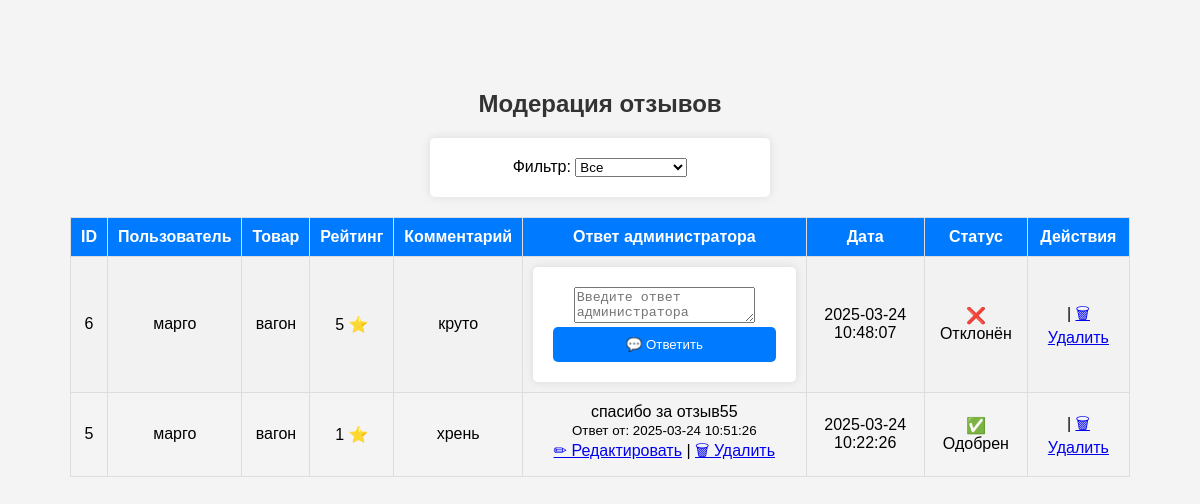
Screenshot of /admin/reviews.php (signed in) with the database file from the repository.
### tables this page shows
CREATE TABLE `reviews` (
  `id` int(11) NOT NULL AUTO_INCREMENT,
  `product_id` int(11) NOT NULL,
  `user_id` int(11) NOT NULL,
  `rating` int(11) DEFAULT NULL CHECK (`rating` between 1 and 5),
  `comment` text DEFAULT NULL,
  `image` varchar(255) DEFAULT NULL,
  `created_at` timestamp NOT NULL DEFAULT current_timestamp(),
  `status` enum('pending','approved','rejected') DEFAULT 'pending',
  `admin_response` text DEFAULT NULL,
  `response_date` timestamp NULL DEFAULT NULL,
  PRIMARY KEY (`id`),
  KEY `product_id` (`product_id`),
  KEY `user_id` (`user_id`),
  CONSTRAINT `reviews_ibfk_1` FOREIGN KEY (`product_id`) REFERENCES `products` (`id`) ON DELETE CASCADE,
  CONSTRAINT `reviews_ibfk_2` FOREIGN KEY (`user_id`) REFERENCES `users` (`id`) ON DELETE CASCADE
);

CREATE TABLE `users` (
  `id` int(11) NOT NULL AUTO_INCREMENT,
  `name` varchar(255) NOT NULL,
  `email` varchar(100) NOT NULL,
  `password` varchar(255) NOT NULL,
  `created_at` timestamp NOT NULL DEFAULT current_timestamp(),
  `reset_token` varchar(64) DEFAULT NULL,
  `status` enum('active','blocked') DEFAULT 'active',
  PRIMARY KEY (`id`),
  UNIQUE KEY `email` (`email`)
);

CREATE TABLE `products` (
  `id` int(11) NOT NULL AUTO_INCREMENT,
  `name` varchar(255) NOT NULL,
  `description` text DEFAULT NULL,
  `price` decimal(10,2) NOT NULL,
  `image` varchar(255) DEFAULT NULL,
  `category` varchar(100) DEFAULT NULL,
  `stock` int(11) DEFAULT 0,
  `created_at` timestamp NOT NULL DEFAULT current_timestamp(),
  `category_id` int(11) NOT NULL,
  `images` text DEFAULT NULL,
  `sku` varchar(50) NOT NULL,
  `subcategory` varchar(100) NOT NULL,
  `size` varchar(50) NOT NULL,
  `material` varchar(100) NOT NULL,
  `status` tinyint(1) NOT NULL DEFAULT 1,
  `slug` varchar(255) NOT NULL,
  `seo_title` varchar(255) DEFAULT NULL,
  `seo_description` text DEFAULT NULL,
  `seo_keywords` varchar(255) DEFAULT NULL,
  PRIMARY KEY (`id`),
  UNIQUE KEY `slug` (`slug`)
);

### admin/reviews.php (the view, shortened to what this page needs)
<?php
require_once '../database/db.php';
$status_filter = $_GET['status'] ?? '';
$query = "SELECT r.*, u.name AS user_name, p.name AS product_name
          FROM reviews r
          JOIN users u ON r.user_id = u.id
          JOIN products p ON r.product_id = p.id";
$query .= " ORDER BY r.created_at DESC";
$stmt = $conn->prepare($query);
if ($status_filter) {
    $stmt->execute([$status_filter]);
} else {
    $stmt->execute();
}
$reviews = $stmt->fetchAll(PDO::FETCH_ASSOC);
?>
<!DOCTYPE html>
<html lang="ru">
<head>
    <link rel="stylesheet" href="styles.css">
</head>
<body>
<h2>Модерация отзывов</h2>
<form method="GET">
    <label>Фильтр:</label>
    <select name="status" onchange="this.form.submit()">
        <option value="">Все</option>
    </select>
</form>
<table border="1">
    <tr>
        <th>ID</th>
        <th>Пользователь</th>
        <th>Товар</th>
        <th>Рейтинг</th>
        <th>Комментарий</th>
        <th>Ответ администратора</th>
        <th>Дата</th>
        <th>Статус</th>
        <th>Действия</th>
    </tr>
    <?php foreach ($reviews as $review): ?>
    <tr>
        <td><?= $review['id']; ?></td>
        <td><?= htmlspecialchars($review['user_name']); ?></td>
        <td><?= htmlspecialchars($review['product_name']); ?></td>
        <td><?= $review['rating']; ?> ⭐</td>
        <td><?= htmlspecialchars($review['comment']); ?></td>
        <td>
            <?php if ($review['admin_response']): ?>
                <?= htmlspecialchars($review['admin_response']); ?>
                <br><small>Ответ от: <?= $review['response_date']; ?></small>
                <br><a href="edit_response.php?id=<?= $review['id']; ?>">✏ Редактировать</a> |
                <a href="delete_response.php?id=<?= $review['id']; ?>" onclick="return confirm('Удалить ответ?');">🗑 Удалить</a>
            <?php else: ?>
                <form method="POST" action="add_response.php">
                    <textarea name="response" required placeholder="Введите ответ администратора"></textarea>
                    <button type="submit">💬 Ответить</button>
                </form>
            <?php endif; ?>
        </td>
        <td><?= $review['created_at']; ?></td>
        <td>
            <?= ($review['status'] == 'pending') ? '⏳ На модерации' : (($review['status'] == 'approved') ? '✅ Одобрен' : '❌ Отклонён'); ?>
        </td>
        <td>
            | <a href="delete_review.php?id=<?= $review['id']; ?>" onclick="return confirm('Удалить отзыв?');">🗑 Удалить</a>
        </td>
    </tr>
    <?php endforeach; ?>
</table>
</body>
</html>

### admin/styles.css (style rules this page uses)
body { font-family: Arial, sans-serif; margin: 20px; }
h2 { color: #333; }
body { font-family: Arial, sans-serif; background-color: #f4f4f4; text-align: center; padding: 50px; }
form { background: white; padding: 20px; max-width: 300px; margin: auto; border-radius: 5px; box-shadow: 0px 0px 10px rgba(0, 0, 0, 0.1); }
button { width: 100%; padding: 10px; background: #007bff; color: white; border: none; border-radius: 5px; cursor: pointer; }
table { width: 100%; border-collapse: collapse; margin-top: 20px; }
th, td { border: 1px solid #ddd; padding: 10px; text-align: center; }
th { background-color: #007bff; color: white; }
tr:nth-child(even) { background-color: #f2f2f2; }

### rows the page displays
reviews: id "6", user.name "марго", product.name "вагон", rating "5", comment "круто", created_at "2025-03-24 10:48:07", status "❌ Отклонён"
reviews: id "5", user.name "марго", product.name "вагон", rating "1", comment "хрень", admin_response "спасибо за отзыв55", response_date "2025-03-24 10:51:26", created_at "2025-03-24 10:22:26", status "✅ Одобрен"
